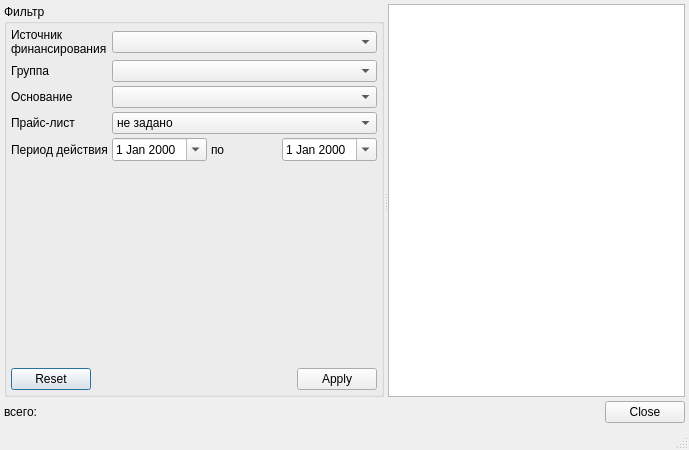
<?xml version="1.0" encoding="UTF-8"?>
<ui version="4.0">
 <class>ContractItemsListDialog</class>
 <widget class="QDialog" name="ContractItemsListDialog">
  <property name="windowModality">
   <enum>Qt::ApplicationModal</enum>
  </property>
  <property name="geometry">
   <rect>
    <x>0</x>
    <y>0</y>
    <width>689</width>
    <height>450</height>
   </rect>
  </property>
  <property name="windowTitle">
   <string>Список записей</string>
  </property>
  <property name="sizeGripEnabled">
   <bool>true</bool>
  </property>
  <property name="modal">
   <bool>true</bool>
  </property>
  <layout class="QGridLayout" name="gridLayout_2">
   <property name="margin">
    <number>4</number>
   </property>
   <property name="spacing">
    <number>4</number>
   </property>
   <item row="0" column="0" colspan="2">
    <widget class="QSplitter" name="splitter">
     <property name="orientation">
      <enum>Qt::Horizontal</enum>
     </property>
     <widget class="QGroupBox" name="grbContractItemsFilter">
      <property name="title">
       <string>Фильтр</string>
      </property>
      <layout class="QGridLayout" name="gridLayout">
       <property name="margin">
        <number>4</number>
       </property>
       <property name="spacing">
        <number>4</number>
       </property>
       <item row="0" column="0">
        <widget class="QLabel" name="lblFinanceSource">
         <property name="text">
          <string>Источник финансирования</string>
         </property>
         <property name="wordWrap">
          <bool>true</bool>
         </property>
        </widget>
       </item>
       <item row="0" column="1" colspan="3">
        <widget class="CRBComboBox" name="cmbFinanceSource"/>
       </item>
       <item row="2" column="0">
        <widget class="QLabel" name="lblResolution">
         <property name="text">
          <string>Основание</string>
         </property>
        </widget>
       </item>
       <item row="2" column="1" colspan="3">
        <widget class="CStrComboBox" name="cmbResolution"/>
       </item>
       <item row="4" column="0">
        <widget class="QLabel" name="lblPriceList">
         <property name="text">
          <string>Прайс-лист</string>
         </property>
        </widget>
       </item>
       <item row="4" column="1" colspan="3">
        <widget class="QComboBox" name="cmbPriceList">
         <item>
          <property name="text">
           <string>не задано</string>
          </property>
         </item>
         <item>
          <property name="text">
           <string>да</string>
          </property>
         </item>
         <item>
          <property name="text">
           <string>нет</string>
          </property>
         </item>
        </widget>
       </item>
       <item row="5" column="0">
        <widget class="QLabel" name="lblPeriod">
         <property name="text">
          <string>Период действия</string>
         </property>
        </widget>
       </item>
       <item row="5" column="1">
        <widget class="CDateEdit" name="edtBegDate">
         <property name="calendarPopup">
          <bool>true</bool>
         </property>
        </widget>
       </item>
       <item row="5" column="2">
        <widget class="QLabel" name="label_6">
         <property name="text">
          <string>по</string>
         </property>
        </widget>
       </item>
       <item row="5" column="3">
        <widget class="CDateEdit" name="edtEndDate">
         <property name="calendarPopup">
          <bool>true</bool>
         </property>
        </widget>
       </item>
       <item row="6" column="1">
        <spacer name="verticalSpacer">
         <property name="orientation">
          <enum>Qt::Vertical</enum>
         </property>
         <property name="sizeHint" stdset="0">
          <size>
           <width>83</width>
           <height>153</height>
          </size>
         </property>
        </spacer>
       </item>
       <item row="7" column="0" colspan="4">
        <widget class="QDialogButtonBox" name="buttonBoxFilterContract">
         <property name="standardButtons">
          <set>QDialogButtonBox::Apply|QDialogButtonBox::Reset</set>
         </property>
        </widget>
       </item>
       <item row="1" column="1" colspan="3">
        <widget class="CStrComboBox" name="cmbGrouping"/>
       </item>
       <item row="1" column="0">
        <widget class="QLabel" name="lblGrouping">
         <property name="text">
          <string>Группа</string>
         </property>
        </widget>
       </item>
      </layout>
     </widget>
     <widget class="CTableView" name="tblItems">
      <property name="whatsThis">
       <string comment="ура!">список записей</string>
      </property>
      <property name="tabKeyNavigation">
       <bool>false</bool>
      </property>
      <property name="alternatingRowColors">
       <bool>true</bool>
      </property>
     </widget>
    </widget>
   </item>
   <item row="1" column="0">
    <layout class="QHBoxLayout">
     <property name="spacing">
      <number>4</number>
     </property>
     <property name="margin">
      <number>0</number>
     </property>
     <item>
      <widget class="QLabel" name="label">
       <property name="text">
        <string>всего: </string>
       </property>
      </widget>
     </item>
     <item>
      <spacer>
       <property name="orientation">
        <enum>Qt::Horizontal</enum>
       </property>
       <property name="sizeHint" stdset="0">
        <size>
         <width>40</width>
         <height>20</height>
        </size>
       </property>
      </spacer>
     </item>
    </layout>
   </item>
   <item row="1" column="1">
    <widget class="QDialogButtonBox" name="buttonBox">
     <property name="standardButtons">
      <set>QDialogButtonBox::Close</set>
     </property>
    </widget>
   </item>
   <item row="2" column="0">
    <widget class="QStatusBar" name="statusBar">
     <property name="sizePolicy">
      <sizepolicy hsizetype="Preferred" vsizetype="Fixed">
       <horstretch>0</horstretch>
       <verstretch>0</verstretch>
      </sizepolicy>
     </property>
     <property name="toolTip">
      <string>A status bar</string>
     </property>
     <property name="whatsThis">
      <string>A status bar.</string>
     </property>
     <property name="sizeGripEnabled">
      <bool>false</bool>
     </property>
    </widget>
   </item>
  </layout>
 </widget>
 <customwidgets>
  <customwidget>
   <class>CTableView</class>
   <extends>QTableView</extends>
   <header>library/TableView.h</header>
  </customwidget>
  <customwidget>
   <class>CDateEdit</class>
   <extends>QDateEdit</extends>
   <header>library/DateEdit.h</header>
  </customwidget>
  <customwidget>
   <class>CRBComboBox</class>
   <extends>QComboBox</extends>
   <header>library/crbcombobox.h</header>
  </customwidget>
  <customwidget>
   <class>CStrComboBox</class>
   <extends>QComboBox</extends>
   <header>library/StrComboBox.h</header>
  </customwidget>
 </customwidgets>
 <tabstops>
  <tabstop>tblItems</tabstop>
 </tabstops>
 <resources/>
 <connections>
  <connection>
   <sender>buttonBox</sender>
   <signal>rejected()</signal>
   <receiver>ContractItemsListDialog</receiver>
   <slot>close()</slot>
   <hints>
    <hint type="sourcelabel">
     <x>623</x>
     <y>409</y>
    </hint>
    <hint type="destinationlabel">
     <x>626</x>
     <y>425</y>
    </hint>
   </hints>
  </connection>
 </connections>
</ui>
